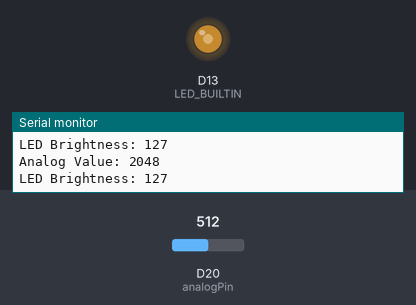
The sketch below on a simulated Arduino Zero (SAMD21). Shown: output pins drawn as LEDs (lit = HIGH), the last lines printed to the serial monitor. The inputs (shaded band) are chosen by the test bench; at power-on: D20 (analogPin) = 512 (analog values on the 0–1023 scale).

Above: at 1.2 s.
1.3 s: D20 (analogPin) set to 716
At 2.0 s:
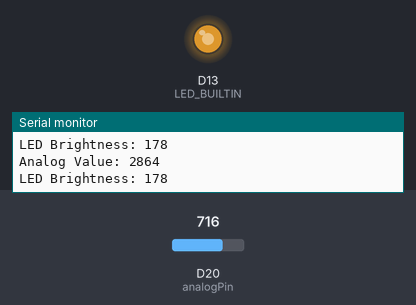
2.8 s: D20 (analogPin) set to 900
At 3.4 s:
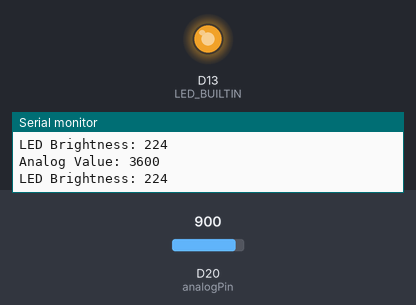
4.3 s: D20 (analogPin) set to 122
At 4.7 s:
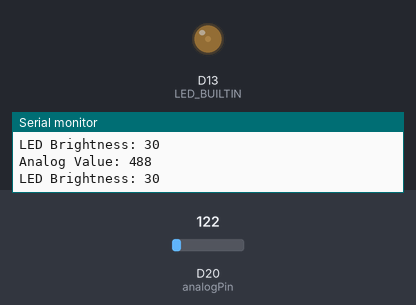
5.8 s: D20 (analogPin) set to 0
At 6.1 s:
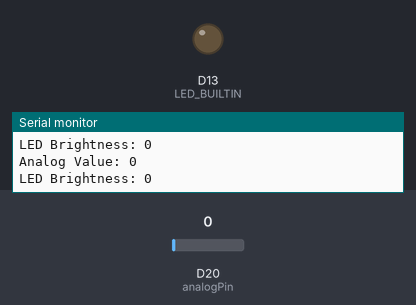
7.3 s: D20 (analogPin) set to 511
At 8.6 s:
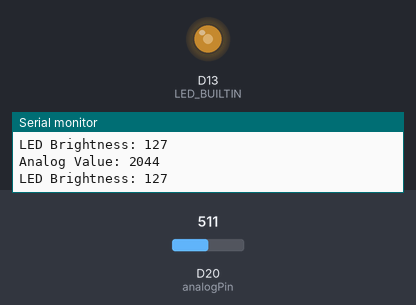
Timing chart, 0 to 9.8 s (numbered marks = the images above; inputs shaded):
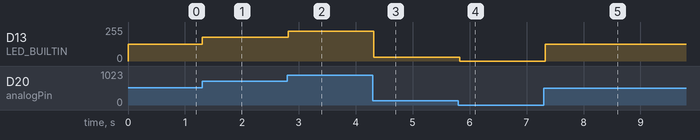

Measured:
- after the input at 1.3 s, D13 (LED_BUILTIN): 127/255 → 178/255 at once
- after the input at 2.8 s, D13 (LED_BUILTIN): 178/255 → 224/255 at once
- after the input at 4.3 s, D13 (LED_BUILTIN): 224/255 → 30/255 at once
- after the input at 5.8 s, D13 (LED_BUILTIN): 30/255 → 0/255 at once
- after the input at 7.3 s, D13 (LED_BUILTIN): 0/255 → 127/255 at once

The sketch:

adc.ino
```cpp
const int analogPin = A6;

void setup() {
  Serial.begin(9600);
  while(!Serial);

  analogReadResolution(12);
  pinMode(analogPin, INPUT);
}

void loop() {
  int pinValue = analogRead(analogPin);
  Serial.print("Analog Value: ");
  Serial.println(pinValue);

  int ledBrightness = map(pinValue, 0, 4095, 0, 255);
  Serial.print("LED Brightness: ");
  Serial.println(ledBrightness);

  analogWrite(LED_BUILTIN, ledBrightness);

  delay(100);
}
```
